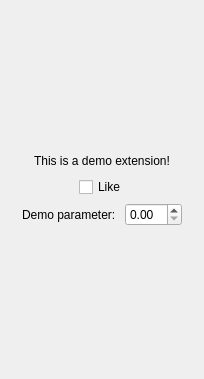
<?xml version="1.0" encoding="UTF-8"?>
<ui version="4.0">
 <class>DemoExtensionForm</class>
 <widget class="QWidget" name="DemoExtensionForm">
  <property name="geometry">
   <rect>
    <x>0</x>
    <y>0</y>
    <width>204</width>
    <height>379</height>
   </rect>
  </property>
  <property name="windowTitle">
   <string>Form</string>
  </property>
  <layout class="QVBoxLayout" name="verticalLayout">
   <item>
    <spacer name="verticalSpacer_2">
     <property name="orientation">
      <enum>Qt::Vertical</enum>
     </property>
     <property name="sizeHint" stdset="0">
      <size>
       <width>20</width>
       <height>146</height>
      </size>
     </property>
    </spacer>
   </item>
   <item>
    <layout class="QHBoxLayout" name="horizontalLayout">
     <item>
      <spacer name="horizontalSpacer_3">
       <property name="orientation">
        <enum>Qt::Horizontal</enum>
       </property>
       <property name="sizeHint" stdset="0">
        <size>
         <width>40</width>
         <height>20</height>
        </size>
       </property>
      </spacer>
     </item>
     <item>
      <widget class="QLabel" name="label">
       <property name="text">
        <string>This is a demo extension!</string>
       </property>
      </widget>
     </item>
     <item>
      <spacer name="horizontalSpacer_4">
       <property name="orientation">
        <enum>Qt::Horizontal</enum>
       </property>
       <property name="sizeHint" stdset="0">
        <size>
         <width>40</width>
         <height>20</height>
        </size>
       </property>
      </spacer>
     </item>
    </layout>
   </item>
   <item>
    <layout class="QHBoxLayout" name="horizontalLayout_2">
     <item>
      <spacer name="horizontalSpacer">
       <property name="orientation">
        <enum>Qt::Horizontal</enum>
       </property>
       <property name="sizeHint" stdset="0">
        <size>
         <width>40</width>
         <height>20</height>
        </size>
       </property>
      </spacer>
     </item>
     <item>
      <widget class="QCheckBox" name="checkBox_like">
       <property name="text">
        <string>Like</string>
       </property>
      </widget>
     </item>
     <item>
      <spacer name="horizontalSpacer_2">
       <property name="orientation">
        <enum>Qt::Horizontal</enum>
       </property>
       <property name="sizeHint" stdset="0">
        <size>
         <width>40</width>
         <height>20</height>
        </size>
       </property>
      </spacer>
     </item>
    </layout>
   </item>
   <item>
    <spacer name="verticalSpacer_3">
     <property name="orientation">
      <enum>Qt::Vertical</enum>
     </property>
     <property name="sizeHint" stdset="0">
      <size>
       <width>20</width>
       <height>0</height>
      </size>
     </property>
    </spacer>
   </item>
   <item>
    <layout class="QHBoxLayout" name="horizontalLayout_3">
     <item>
      <spacer name="horizontalSpacer_5">
       <property name="orientation">
        <enum>Qt::Horizontal</enum>
       </property>
       <property name="sizeHint" stdset="0">
        <size>
         <width>40</width>
         <height>20</height>
        </size>
       </property>
      </spacer>
     </item>
     <item>
      <widget class="QLabel" name="label_2">
       <property name="text">
        <string>Demo parameter: </string>
       </property>
      </widget>
     </item>
     <item>
      <widget class="QDoubleSpinBox" name="doubleSpinBox_demoParameter"/>
     </item>
     <item>
      <spacer name="horizontalSpacer_6">
       <property name="orientation">
        <enum>Qt::Horizontal</enum>
       </property>
       <property name="sizeHint" stdset="0">
        <size>
         <width>40</width>
         <height>20</height>
        </size>
       </property>
      </spacer>
     </item>
    </layout>
   </item>
   <item>
    <spacer name="verticalSpacer">
     <property name="orientation">
      <enum>Qt::Vertical</enum>
     </property>
     <property name="sizeHint" stdset="0">
      <size>
       <width>20</width>
       <height>147</height>
      </size>
     </property>
    </spacer>
   </item>
  </layout>
 </widget>
 <resources/>
 <connections/>
</ui>
